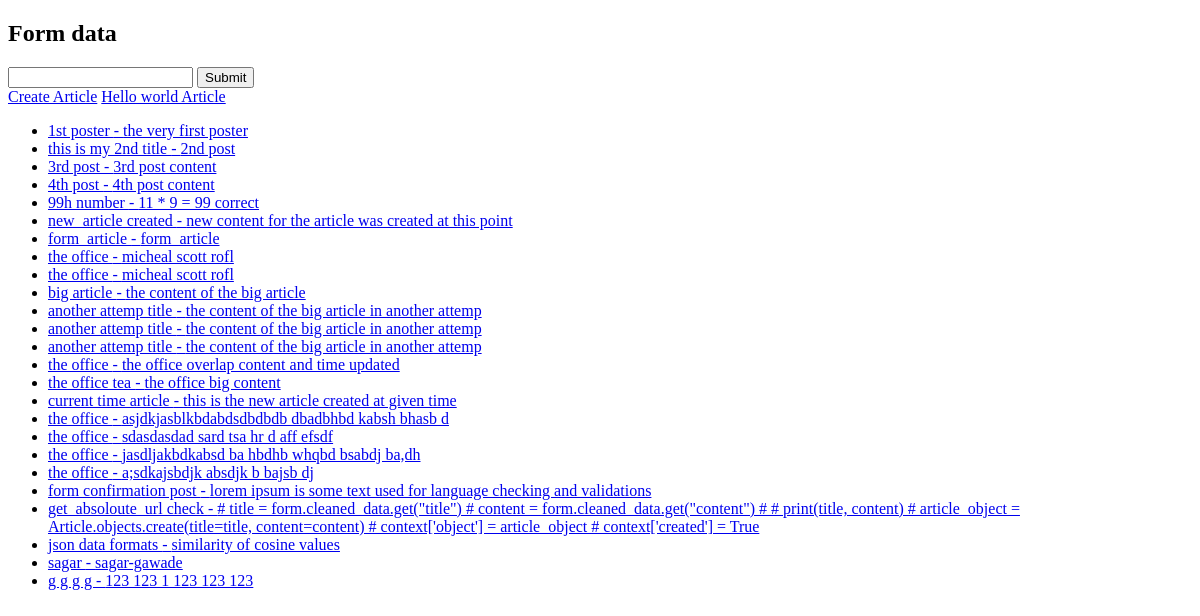
Before: / with the older database file.
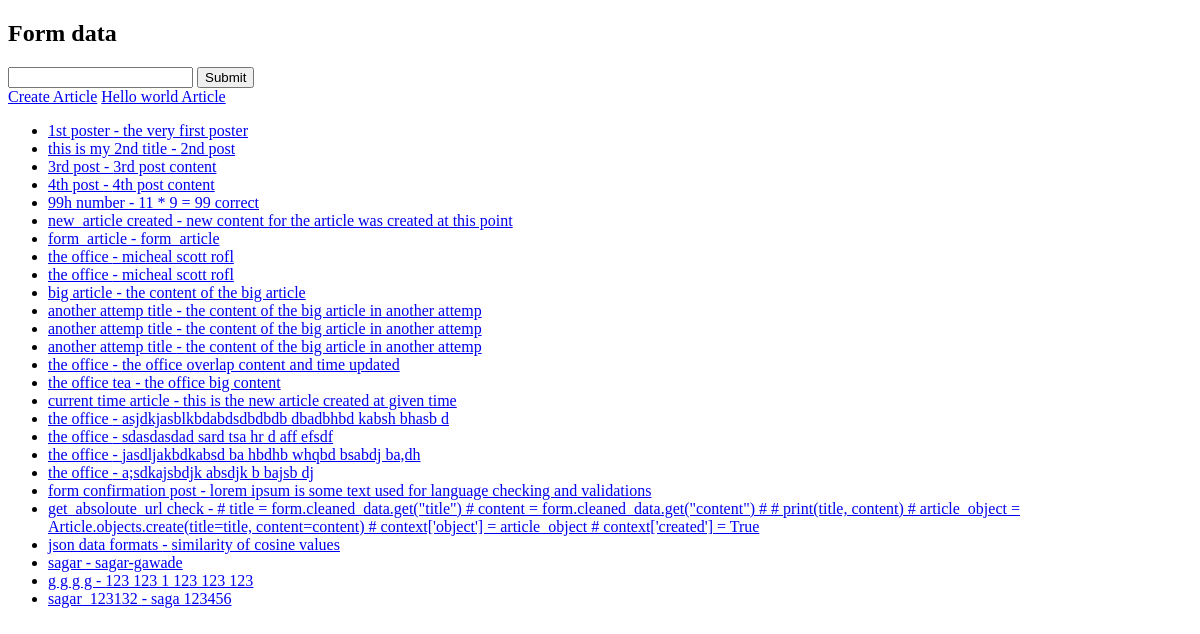
After: the same page with the newer database file.
### articles/models.py (models this page shows, shortened)
class Article(models.Model):
    user = models.ForeignKey(User, blank=True, null=True, on_delete=models.SET_NULL)
    title = models.CharField(max_length=250)
    slug = models.SlugField(unique=True, blank=True, null=True)
    content = models.TextField()
    Timestamp = models.DateTimeField(auto_now_add=True)
    updated = models.DateTimeField(auto_now=True)
    publish = models.DateField(auto_now=False, auto_now_add=False, null=True, blank=True)
    objects = ArticleManager()

### articles/views.py (the view)
# urls.py: path('', views.article_view),
def article_view(request):
    context = {
        'posts' : Article.objects.all()
    }
    return render(request, "home-view.html", context=context)

### articles/models.py (called while the page is built)
    def get_queryset(self):
        return ArticleQuerySet(self.model, using=self._db)

### templates/home-view.html
{% extends "base.html" %}
{% block content %}
<a href="{% url 'article-create' %}">Create Article</a>
<a href="{% url 'article-detail' slug='Hello-world' %}">Hello world Article</a>
<ul>
    {% for x in posts %}
        {%if x.title %}
            <li><a href="{% url 'article-detail' slug=x.slug %}">{{ x.title }} - {{x.content }}</a></li>
        {% endif %}
    {% endfor %}
</ul>
{% endblock content %}

Changed rows visible on the page:
added Article: title "sagar_123132", content "saga 123456"
